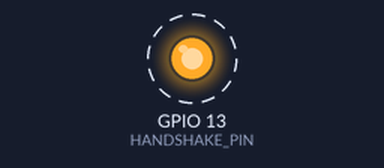
A sketch run on a simulated ESP32. Parts: output pins drawn as LEDs (lit = HIGH). Dashed ring = blinking.

Above: at 0.2 s.
Timing chart, 0 to 5.8 s (numbered marks = the images above):
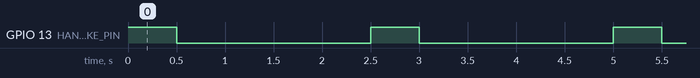

The sketch:

HandshakeTestA.ino
```cpp
//  HandshakeTestA

const int HANDSHAKE_PIN = 13;

void setup() {
  pinMode(HANDSHAKE_PIN, OUTPUT);
}

void loop() {
  digitalWrite(HANDSHAKE_PIN, HIGH);
  delay(500);
  digitalWrite(HANDSHAKE_PIN, LOW);
  delay(2000);
}
```

Measured:
- by itself, GPIO 13 (HANDSHAKE_PIN): alternates HIGH for 0.50 s and LOW for 2.0 s
